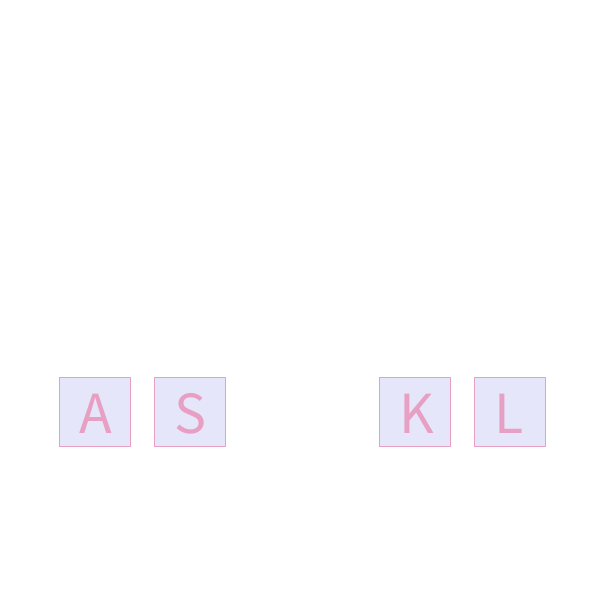
Frame 1 (no input)
Frame 60 (the mouse pressed at the canvas centre just before this capture): identical to frame 1, image omitted
Frame 120 (the mouse held since frame 60 and released just before this capture): identical to frame 1, image omitted

The Processing sketch that drew this single still picture (run headless with seeded random() and noise(); from frame 60 on, the mouse is pressed at the canvas centre):

// Processing sketch: keys
// ── keys.pde
boolean akeyPressed = false;
boolean skeyPressed = false;
boolean kkeyPressed = false;
boolean lkeyPressed = false;

void setup() {
  size(600, 600);
  frameRate(30);
}

void draw() {
  background(255); // Set background to white

  // Check if 'a' is pressed, and update akey accordingly
  if (akeyPressed) {
    akeyD();
  } else {
    akeyL();
  }

  // Check if 's' is pressed, and update skey accordingly
  if (skeyPressed) {
    skeyD();
  } else {
    skeyL();
  }

  // Check if 'k' is pressed, and update kkey accordingly
  if (kkeyPressed) {
    kkeyD();
  } else {
    kkeyL();
  }

  // Check if 'l' is pressed, and update lkey accordingly
  if (lkeyPressed) {
    lkeyD();
  } else {
    lkeyL();
  }
}

void keyPressed() {
  // Check which key is pressed and update the corresponding flag
  if (key == 'a') {
    akeyPressed = true;
  } else if (key == 's') {
    skeyPressed = true;
  } else if (key == 'k') {
    kkeyPressed = true;
  } else if (key == 'l') {
    lkeyPressed = true;
  }
}

void keyReleased() {
  // Check which key is released and update the corresponding flag
  if (key == 'a') {
    akeyPressed = false;
  } else if (key == 's') {
    skeyPressed = false;
  } else if (key == 'k') {
    kkeyPressed = false;
  } else if (key == 'l') {
    lkeyPressed = false;
  }
}

void akeyL() {
  stroke(231, 159, 196);
  fill(230, 230, 250);
  rectMode(CORNERS);
  rect(59, 377, 130, 446);
  textSize(60);
  fill(231, 159, 196);
  text("A", 79, 433);
}

void skeyL() {
  stroke(231, 159, 196);
  fill(230, 230, 250);
  rectMode(CORNERS);
  rect(154, 377, 225, 446);
  textSize(60);
  fill(231, 159, 196);
  text("S", 174, 433);
}

void kkeyL() {
  stroke(231, 159, 196);
  fill(230, 230, 250);
  rectMode(CORNERS);
  rect(379, 377, 450, 446);
  textSize(60);
  fill(231, 159, 196);
  text("K", 399, 433);
}

void lkeyL() {
  stroke(231, 159, 196);
  fill(230, 230, 250);
  rectMode(CORNERS);
  rect(474, 377, 545, 446);
  textSize(60);
  fill(231, 159, 196);
  text("L", 494, 433);
}

void akeyD() {
  stroke(230, 230, 250);
  fill(231, 159, 196);
  rectMode(CORNERS);
  rect(59, 377, 130, 446);
  textSize(60);
  fill(230, 230, 250);
  text("A", 79, 433);
}

void skeyD() {
  stroke(230, 230, 250);
  fill(231, 159, 196);
  rectMode(CORNERS);
  rect(154, 377, 225, 446);
  textSize(60);
  fill(230, 230, 250);
  text("S", 174, 433);
}

void kkeyD() {
  stroke(230, 230, 250);
  fill(231, 159, 196);
  rectMode(CORNERS);
  rect(379, 377, 450, 446);
  textSize(60);
  fill(230, 230, 250);
  text("K", 399, 433);
}

void lkeyD() {
  stroke(230, 230, 250);
  fill(231, 159, 196);
  rectMode(CORNERS);
  rect(474, 377, 545, 446);
  textSize(60);
  fill(230, 230, 250);
  text("L", 494, 433);
}
